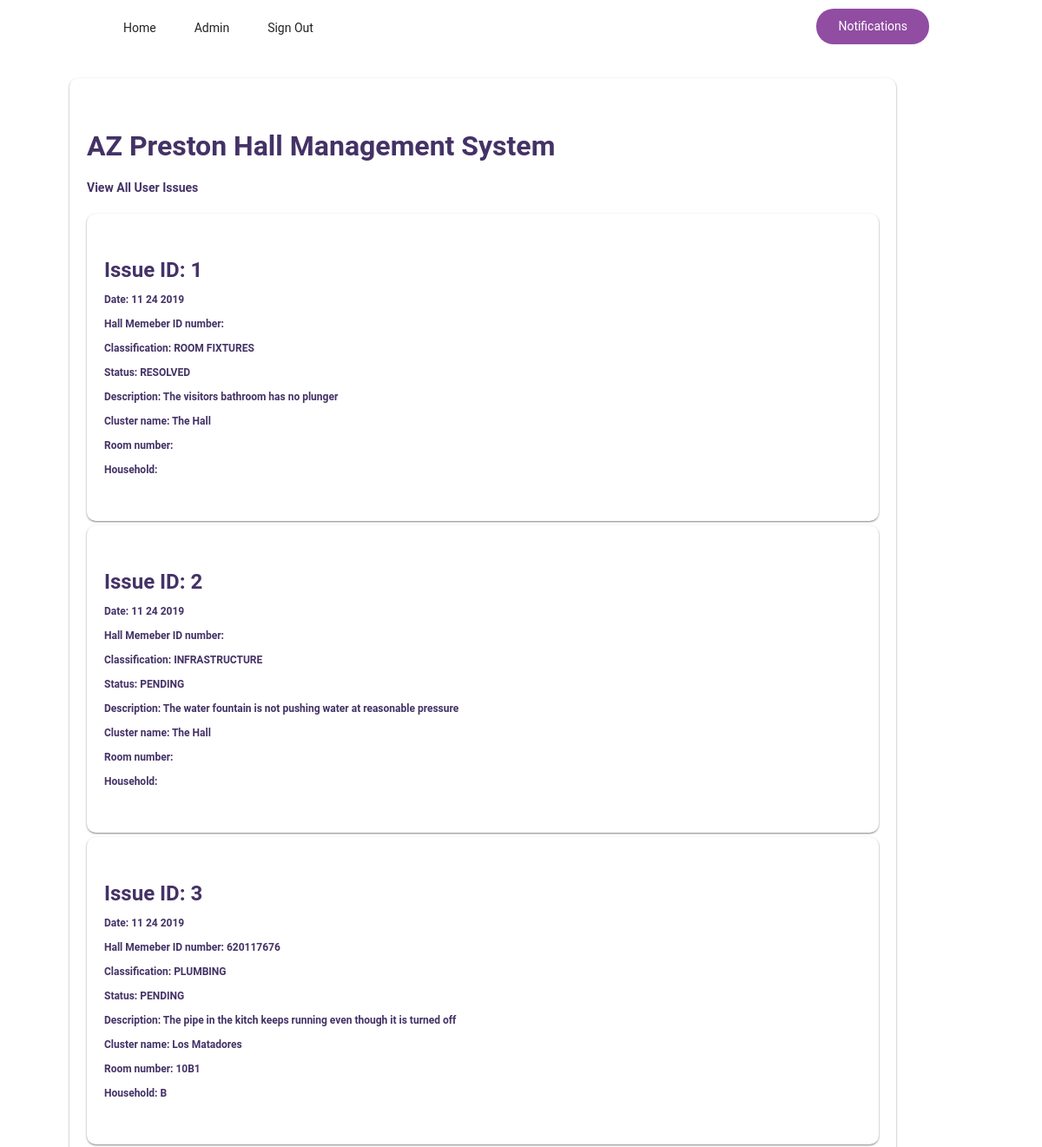
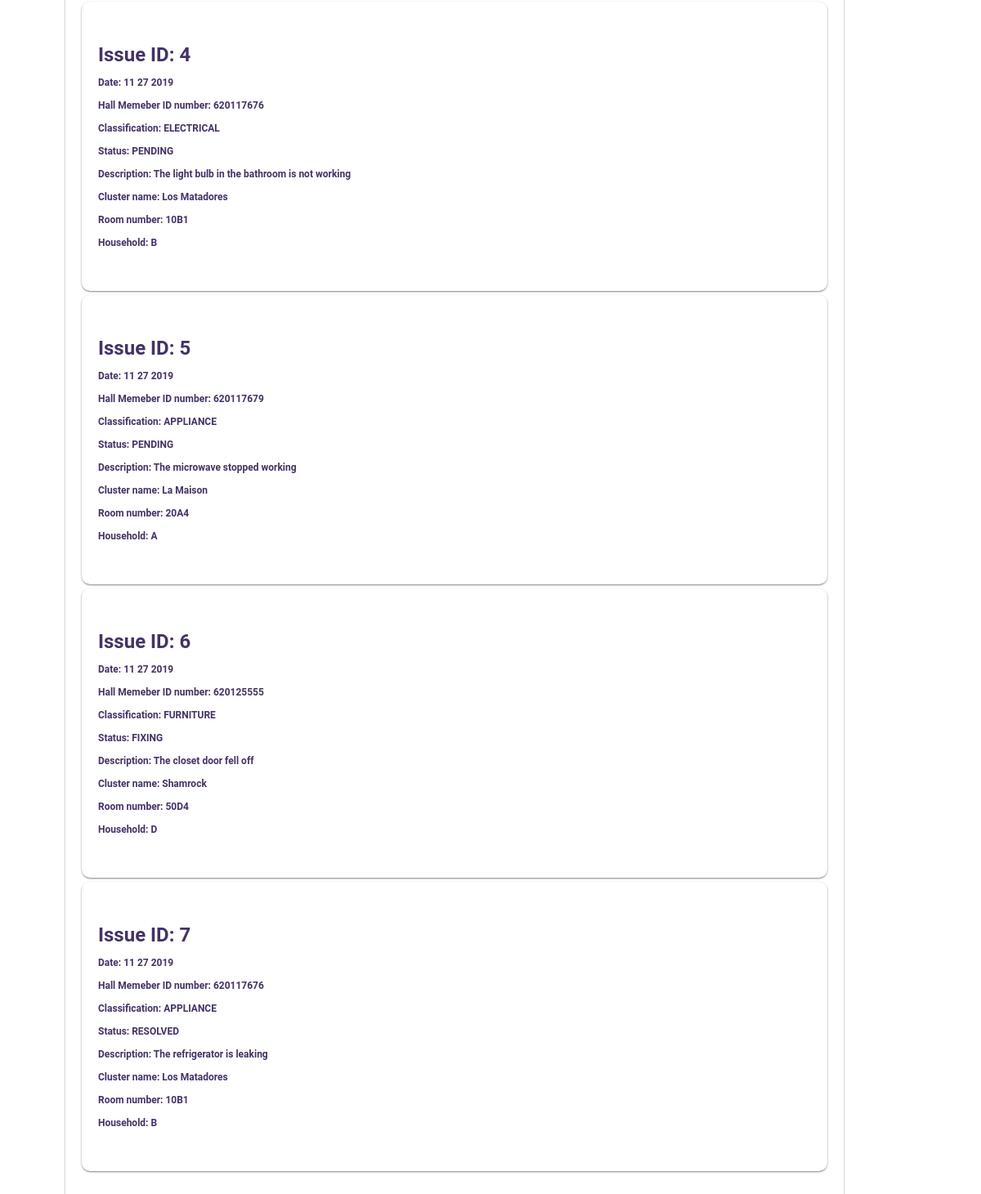
The app's page /view-all-issues.php with its own data (2 pictures, top to bottom).
### tables this page shows
CREATE TABLE `issues` (
  `issueID` int(11) NOT NULL AUTO_INCREMENT,
  `date` varchar(10) NOT NULL,
  `HMemberIDnum` varchar(10) DEFAULT NULL,
  `classification` enum('PLUMBING','ELECTRICAL','ROOM FIXTURES','FURNITURE','ADMINISTRATIVE','APPLIANCE','INFRASTRUCTURE') NOT NULL,
  `status` enum('PENDING','FIXING','FOLLOW UP','RESOLVED') NOT NULL DEFAULT 'PENDING',
  `description` varchar(250) NOT NULL,
  `cluster_name` varchar(20) NOT NULL DEFAULT 'The Hall',
  `room_num` varchar(4) DEFAULT NULL,
  `household` varchar(1) DEFAULT NULL,
  PRIMARY KEY (`issueID`)
);

### backend/classes.php (the view, shortened to what this page needs)
<?php
class DataManager {
    private $conn;
    public function __construct($host, $username, $password, $db_name){
        $this->conn = new PDO("mysql:host=$host;dbname=$db_name;charset=utf8mb4", $username, $password);
    }
    public function dataBank(){
        return $this->conn;
    }
}
class IssueController {
    private $database;
    public function __construct($database){
        $this->database = $database->dataBank();
    }
    public function viewAllIssues(){
        $statement = $this->database->query('SELECT * FROM issues;');
        $issues = $statement->fetchAll(PDO::FETCH_ASSOC);
        foreach($issues as $issue){
            echo "<div class=\"hero-card\">";
            echo "<h3>Issue ID: ". $issue['issueID'] ."</h3>";
            echo "<h6>Date: ". $issue['date'] ."</h6>";
            echo "<h6>Hall Memeber ID number: ". $issue['HMemberIDnum'] ."</h6>";
            echo "<h6>Classification: ". $issue['classification'] ."</h6>";
            echo "<h6>Status: ". $issue['status'] ."</h6>";
            echo "<h6>Description: ". $issue['description'] ."</h6>";
            echo "<h6>Cluster name: ". $issue['cluster_name'] ."</h6>";
            echo "<h6>Room number: ". $issue['room_num'] ."</h6>";
            echo "<h6>Household: ". $issue['household'] ."</h6>";
            echo "</div>";
        }
    }
}

### css/webflow.css (style rules this page uses)
* { -webkit-box-sizing: border-box; -moz-box-sizing: border-box; box-sizing: border-box; }
html { height: 100%; }
body { margin: 0; min-height: 100%; background-color: #fff; font-family: Arial, sans-serif; font-size: 14px; line-height: 20px; color: #333; }
h1, h2, h3, h4, h5, h6 { font-weight: bold; margin-bottom: 10px; }
h3 { font-size: 24px; line-height: 30px; margin-top: 20px; }
h6 { font-size: 12px; line-height: 18px; margin-top: 10px; }

### css/az-preston-hall-management-system.webflow.css (style rules this page uses)
body { font-family: Roboto, sans-serif; color: #443266; font-size: 14px; line-height: 1.5em; }
h3 { margin-top: 10px; margin-bottom: 10px; font-size: 24px; line-height: 30px; font-weight: 700; }
.hero-card { margin-top: 5px; padding: 40px 20px; border-radius: 10px; background-color: #fff; box-shadow: 0 1px 3px -1px #000; }

### records on screen
issues: issueID "1", date "11 24 2019", classification "ROOM FIXTURES", status "RESOLVED", description "The visitors bathroom has no plunger", cluster_name "The Hall"
issues: issueID "2", date "11 24 2019", classification "INFRASTRUCTURE", status "PENDING", description "The water fountain is not pushing water at reasonable pressure", cluster_name "The Hall"
issues: issueID "3", date "11 24 2019", HMemberIDnum "620117676", classification "PLUMBING", status "PENDING", description "The pipe in the kitch keeps running even though it is turned off", cluster_name "Los Matadores", room_num "10B1", household "B"
issues: issueID "4", date "11 27 2019", HMemberIDnum "620117676", classification "ELECTRICAL", status "PENDING", description "The light bulb in the bathroom is not working", cluster_name "Los Matadores", room_num "10B1", household "B"
issues: issueID "5", date "11 27 2019", HMemberIDnum "620117679", classification "APPLIANCE", status "PENDING", description "The microwave stopped working", cluster_name "La Maison", room_num "20A4", household "A"
issues: issueID "6", date "11 27 2019", HMemberIDnum "620125555", classification "FURNITURE", status "FIXING", description "The closet door fell off", cluster_name "Shamrock", room_num "50D4", household "D"
issues: issueID "7", date "11 27 2019", HMemberIDnum "620117676", classification "APPLIANCE", status "RESOLVED", description "The refrigerator is leaking", cluster_name "Los Matadores", room_num "10B1", household "B"
